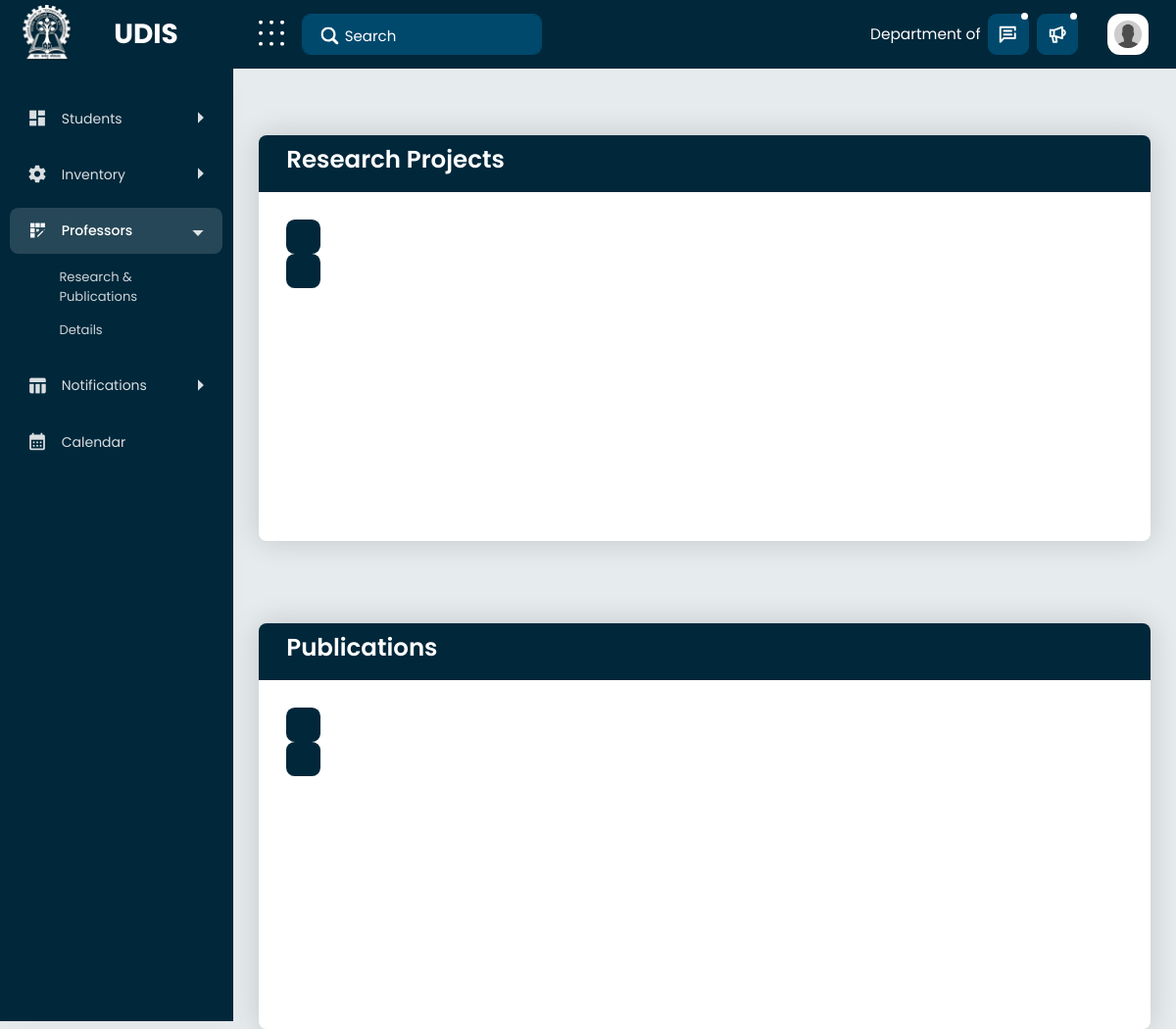
Before: /research with the older database file.
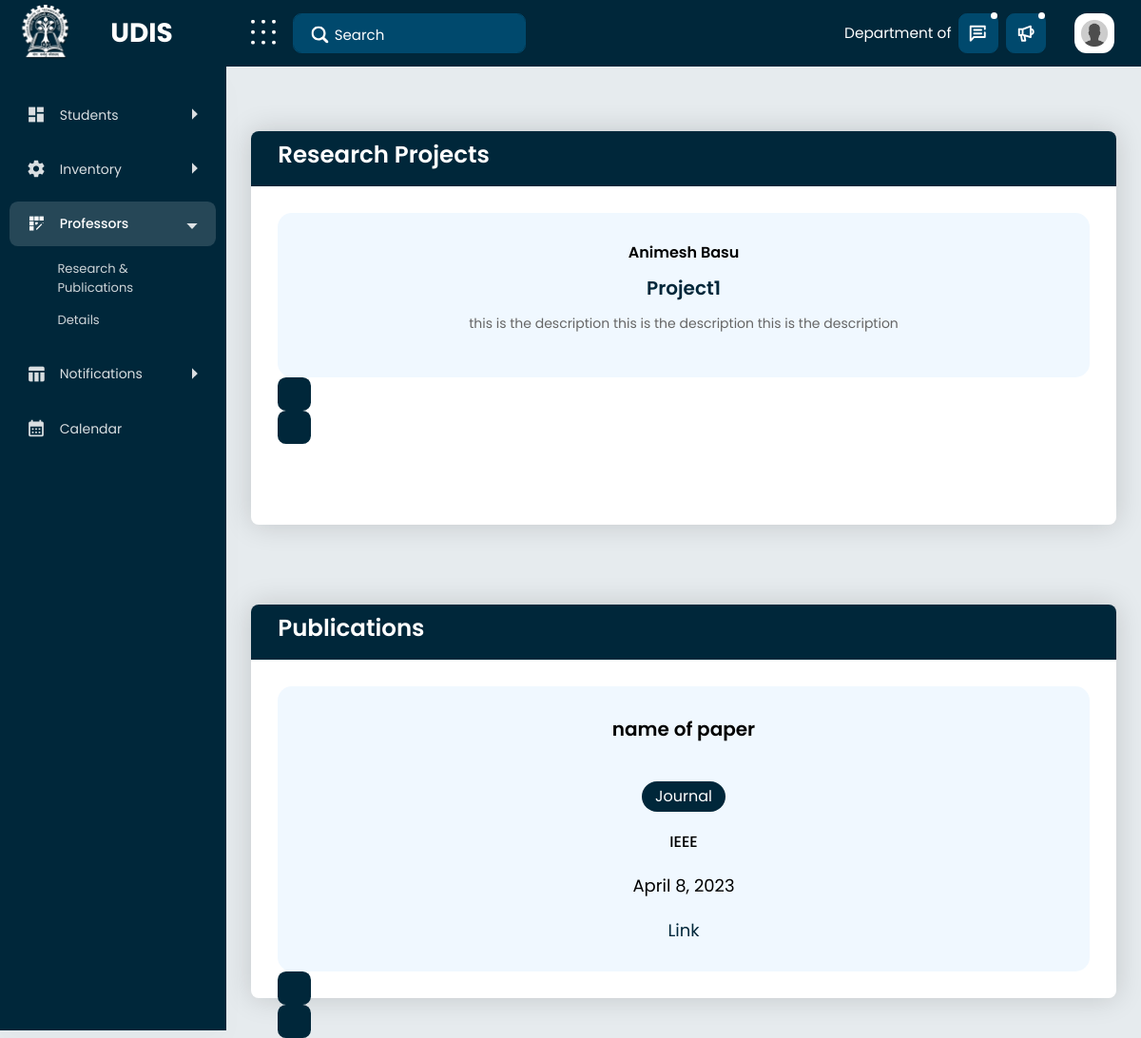
After: the same page with the newer database file.
### mainapp/models.py (models this page shows, shortened)
class Project(models.Model):
    name = models.TextField()
    desc = models.TextField()
    url = models.CharField(max_length=200)
    topic = models.CharField(max_length=200)
    prof = models.ForeignKey(Professor, on_delete=models.CASCADE)

class usermodel(AbstractUser):
    username = None
    email = models.EmailField(_("email address"), unique=True)
    created_At = models.DateTimeField(null=True, blank=True, auto_now=True)
    name = models.CharField(max_length=200, null=False)
    department = models.TextField(default="Computer Science and Engineering")
    firstname = models.CharField(max_length=200, blank=True, null=True)
    lastname = models.CharField(max_length=200, blank=True, null=True)
    USERNAME_FIELD = "email"
    REQUIRED_FIELDS = []
    derived_type = models.CharField(
        max_length=200, default="Student", blank=True, null=True)
    objects = CustomUserManager()

class Publication(models.Model):
    name = models.TextField()
    abstract = models.TextField(blank=True, null=True)
    url = models.CharField(max_length=200, blank=True, null=True)
    type = models.CharField(max_length=200, default="Journal")
    place = models.TextField(blank=True, null=True)
    date = models.DateField(blank=True, null=True)

### mainapp/views.py (the view)
# urls.py: path('research', views.research),
def research(request):
	profs = Project.objects.all()
	publ = Publication.objects.all()
	projects = Project.objects.all()
	context = {
		"profs": profs,
		"publications": publ,
		"projects": projects,
	}
	if request.user.is_authenticated:
		context["user"] = {"user": request.user,
						   "utype": request.user.derived_type}
	return render(request, "research.html", context)

### mainapp/templatetags/apptags.py (called while the page is built)
@register.filter
def to_str(project):
    str=""
    array=project.professor_set.all()
    for item in array:
        str+=item.name+","
    return str[:-2]

### mainapp/templates/research.html (shortened to what this page needs)
{%extends 'base.html' %} {% load static %}
{% load apptags %}
{% block content %}
<link rel="stylesheet" href="{% static 'publications/css/research.css' %}" />
<link
  rel="stylesheet"
  href="https://cdn.jsdelivr.net/npm/swiper@9/swiper-bundle.min.css"
/>
<div class="content-body">
  <div class="container-fluid">
    <div class="projects-publications">
      <div class="projects">
        <div class="projects_heading">
          <h1>Research Projects</h1>
        </div>
        <div class="swiper-container">
          <div class="swiper mySwiper">
            <div class="swiper-wrapper">
          {% for project in projects %}
              <div class="swiper-slide">
                <span class="professor">{{project.prof.name}}</span>
                <span class="project-name">{{project.name}}</span>
                <p class="project-description text-center">
                  {{project.desc}}
                </p>
              </div>
              {% endfor %}
            </div>
            <div class="swiper-button-next"></div>
            <div class="swiper-button-prev"></div>
          </div>
        </div>
      </div>
      <div class="publications">
        <div class="publications_heading">
          <h1>Publications</h1>
        </div>
        <div class="swiper-container">
          <div class="swiper mySwiper">
            <div class="swiper-wrapper">
              {% for publication in publications %}
              <div class="swiper-slide">
                <span class="publication-name"
                  >{{publication.name}}</span
                >
                <span class="publication-type">{{publication.type}}</span>
                <span class="publication-place"
                  >{{publication.place}}
                </span>
                <span class="publication-date"
                  >{{publication.date}}
                </span>
                <a class="publication-link" href="{{publication.url}}">Link</a>
              </div>
            {% endfor %}
            </div>
            <div class="swiper-button-next"></div>
            <div class="swiper-button-prev"></div>
          </div>
        </div>
      </div>
    </div>
  </div>
</div>
{% endblock content %}

Changed rows visible on the page:
added Project: prof.name "Animesh Basu", name "Project1", desc "this is the description this is the description this is the description"
added Publication: name "name of paper", type "Journal", place "IEEE", date "April 8, 2023"
